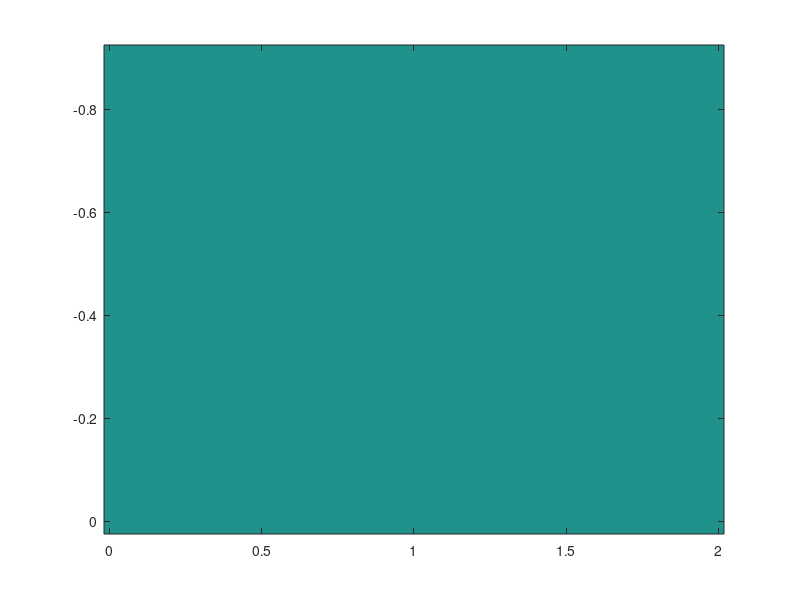
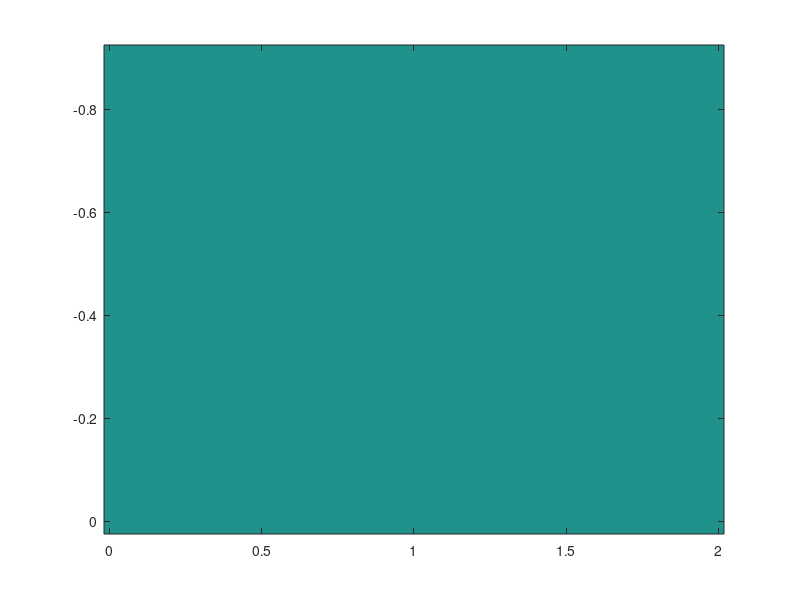
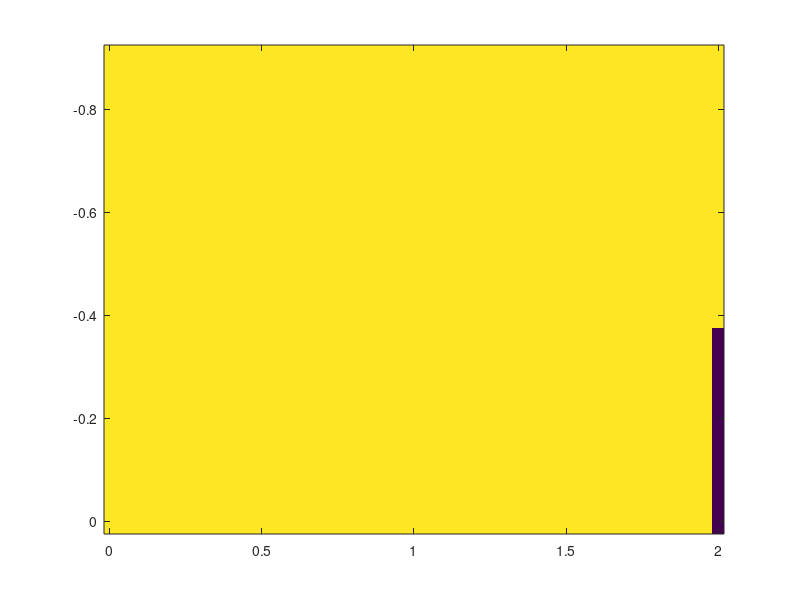
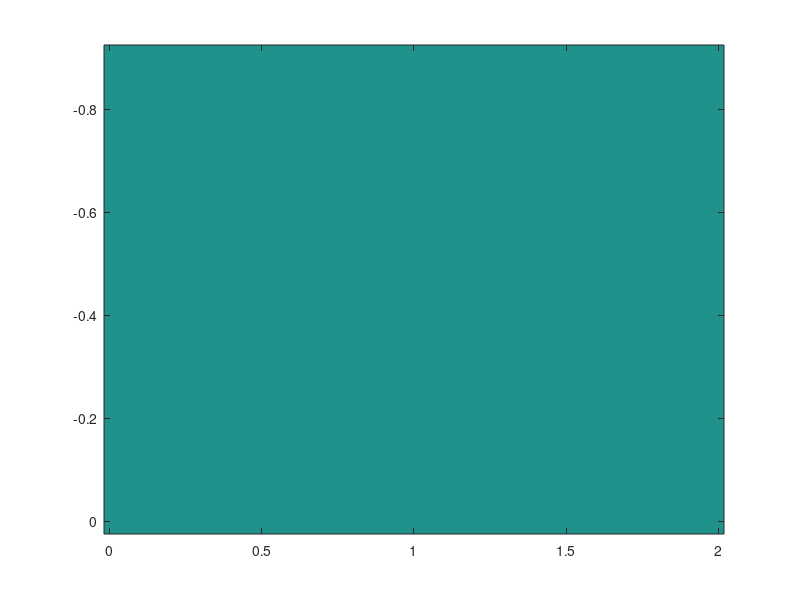

Source code (MATLAB) for these figures, in order:
clear all;

ALPHA=-0.9:0.05:0;
BETA=0:0.05:2;

for s=1:999
    fileName = sprintf('WgainT1T2_%03d.mat',s);
    if exist(fileName, 'file') == 2
        load(fileName);
        [Ialpha Ibeta]=ind2sub([length(ALPHA),length(BETA)],s);
        FCfitt_all(Ialpha,Ibeta)=FCfitt;
        GBCfitt_all(Ialpha,Ibeta)=GBCfitt;
        FCDfitt_all(Ialpha,Ibeta)=FCDfitt;
        Ignition_all(Ialpha,Ibeta)=Ignition;
        Decay_all(Ialpha,Ibeta)=Decay;
        ErrDecay_all(Ialpha,Ibeta)=ErrDecay;
        ErrDecay_all2(Ialpha,Ibeta)=ErrDecay2;
        Excitability_all(Ialpha,Ibeta)=Excitability;
        ErrDecayBold_all(Ialpha,Ibeta)=ErrDecayBold;
    else
        s
        [Ialpha Ibeta]=ind2sub([length(ALPHA),length(BETA)],s);
        FCfitt_all(Ialpha,Ibeta)=0;
        GBCfitt_all(Ialpha,Ibeta)=0;
        FCDfitt_all(Ialpha,Ibeta)=1;
        Ignition_all(Ialpha,Ibeta)=0;
        Decay_all(Ialpha,Ibeta)=0;
        ErrDecay_all(Ialpha,Ibeta)=1;
        ErrDecay_all2(Ialpha,Ibeta)=1;
        Excitability_all(Ialpha,Ibeta)=0;
        ErrDecayBold_all(Ialpha,Ibeta)=0;
    end
end

save ratio_gainT1T2.mat ALPHA BETA Excitability_all GBCfitt_all FCDfitt_all FCfitt_all Ignition_all ErrDecay_all ErrDecay_all2 Decay_all ErrDecayBold_all;

figure;
imagesc(BETA,ALPHA,FCfitt_all);
figure;
imagesc(BETA,ALPHA,GBCfitt_all);
figure;
imagesc(BETA,ALPHA,FCDfitt_all);
figure;
imagesc(BETA,ALPHA,Ignition_all);
figure;
imagesc(BETA,ALPHA,Decay_all);
figure;
imagesc(BETA,ALPHA,ErrDecay_all);
figure;
imagesc(BETA,ALPHA,ErrDecay_all2);
figure;
imagesc(BETA,ALPHA,ErrDecayBold_all);


aa=Ignition_all;
cc=Decay_all;
dd=ErrDecay_all;
dd2=ErrDecay_all2;
bb=FCDfitt_all;
aa1=FCfitt_all;
aa2=GBCfitt_all;
hh=ErrDecayBold_all;
for i=1:length(BETA)
    [FCD1(i) j]=min(bb(:,i));
    jmin=j;
    jmax=j;
    index(i)=j;
    FCD1(i)=mean(bb(jmin:jmax,i));
    Ig1(i)=mean(aa(jmin:jmax,i));
    GBC1(i)=mean(aa2(jmin:jmax,i));
    FC1(i)=mean(aa1(jmin:jmax,i));
    De1(i)=mean(cc(jmin:jmax,i));
    ErrDe1(i)=mean(dd(jmin:jmax,i));
    ErrDe12(i)=mean(dd2(jmin:jmax,i));
    ErrDeBOLD(i)=mean(hh(jmin:jmax,i));
end
% figure
% subplot(5,1,1);
% plot(BETA,Ig1);
% subplot(5,1,2);
% plot(BETA,FCD1);
% subplot(5,1,3);
% plot(BETA,De1);
% subplot(5,1,4);
% plot(BETA,ErrDe1);
% subplot(5,1,5);
% plot(BETA,ErrDe12);
% 
% figure
% plot(BETA,ErrDeBOLD);
% 
% figure
% subplot(2,1,1);
% plot(BETA,FC1);
% subplot(2,1,2);
% plot(BETA,GBC1);

%%%% Paper
figure;
subplot(6,2,1);
imagesc(BETA,ALPHA,FCfitt_all);
subplot(6,2,2);
imagesc(BETA,ALPHA,GBCfitt_all);

subplot(6,2,3);
plot(BETA,FC1);
subplot(6,2,4);
plot(BETA,GBC1);

subplot(6,2,5);
imagesc(BETA,ALPHA,FCDfitt_all);
subplot(6,2,6);
imagesc(BETA,ALPHA,ErrDecayBold_all);

subplot(6,2,7);
plot(BETA,FCD1);
subplot(6,2,8);
plot(BETA,ErrDe12);

subplot(6,2,9);
imagesc(BETA,ALPHA,Ignition_all);
subplot(6,2,10);
imagesc(BETA,ALPHA,Decay_all);

subplot(6,2,11);
plot(BETA,Ig1);
subplot(6,2,12);
plot(BETA,De1);